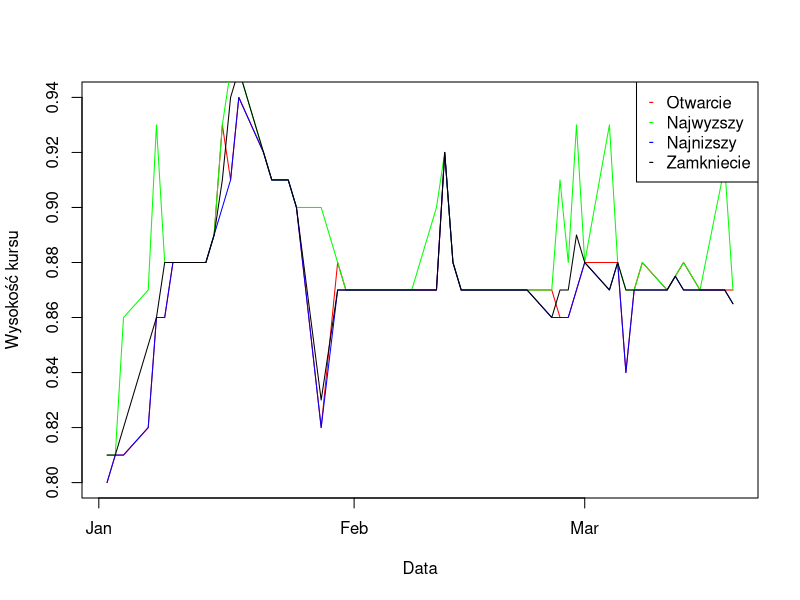
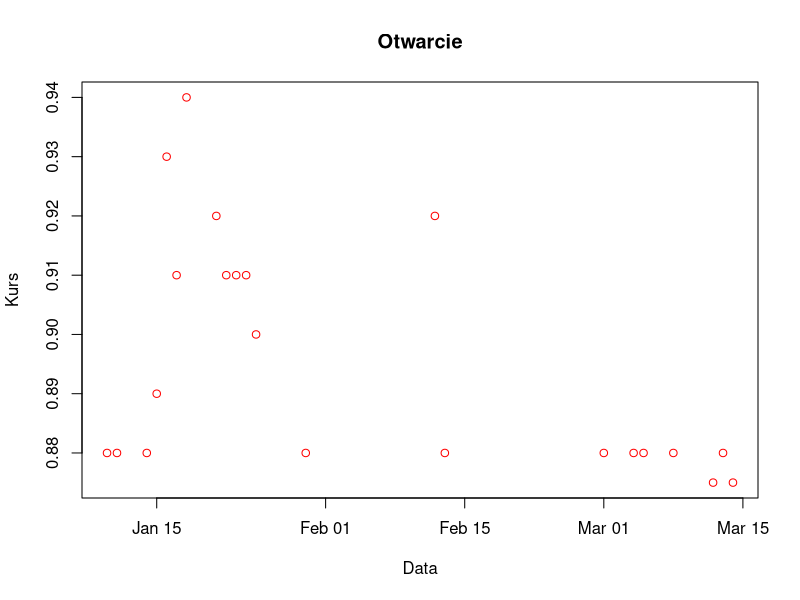
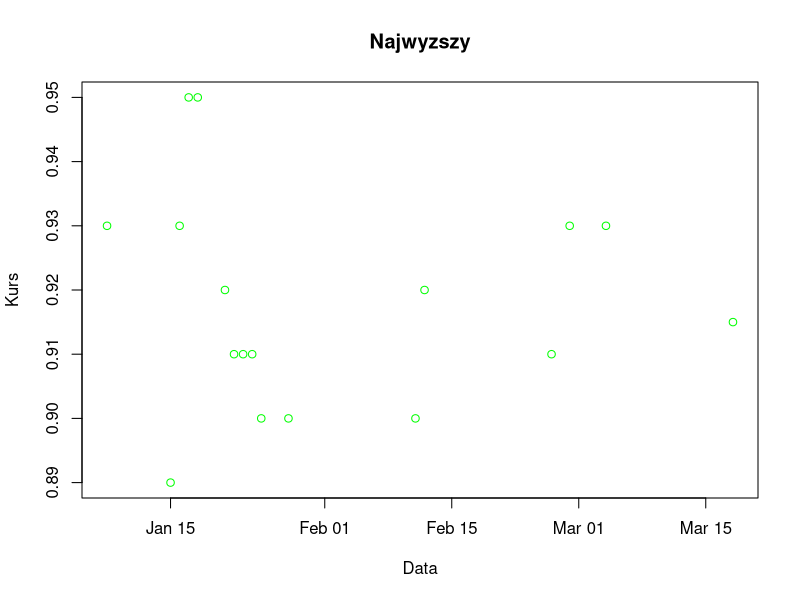
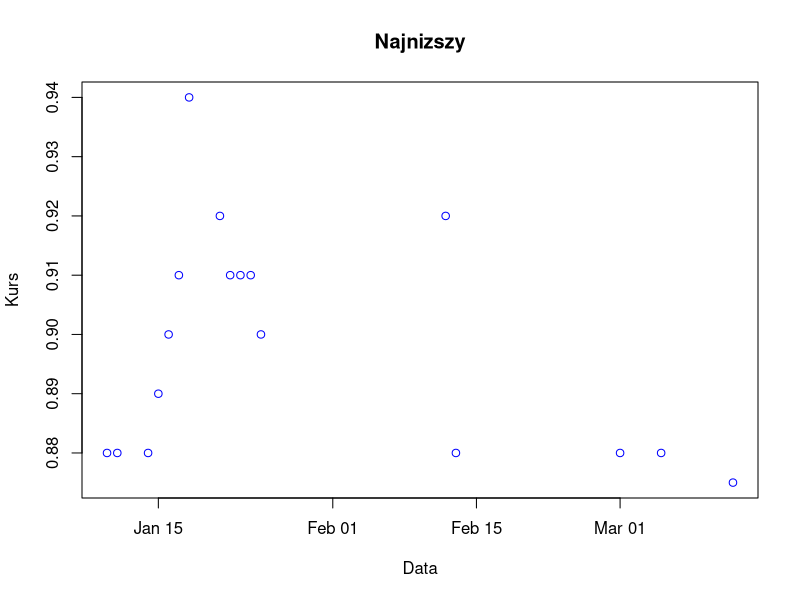
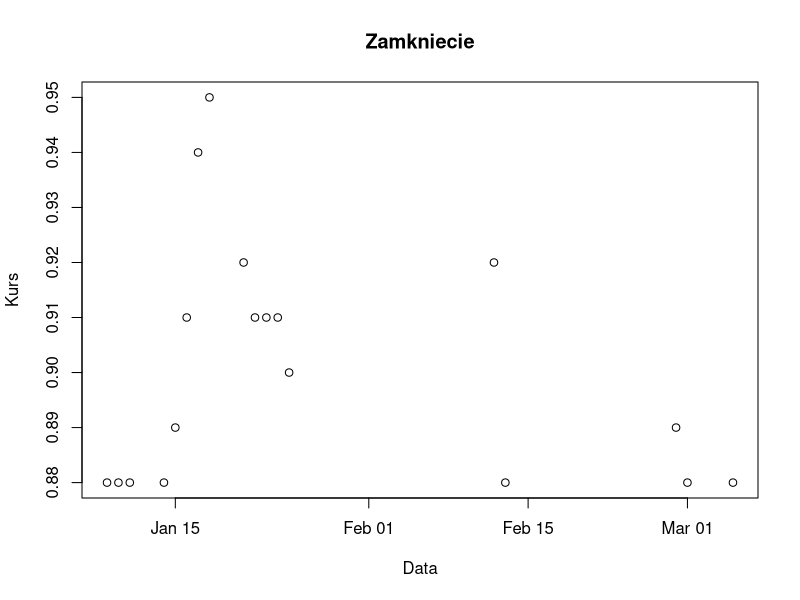
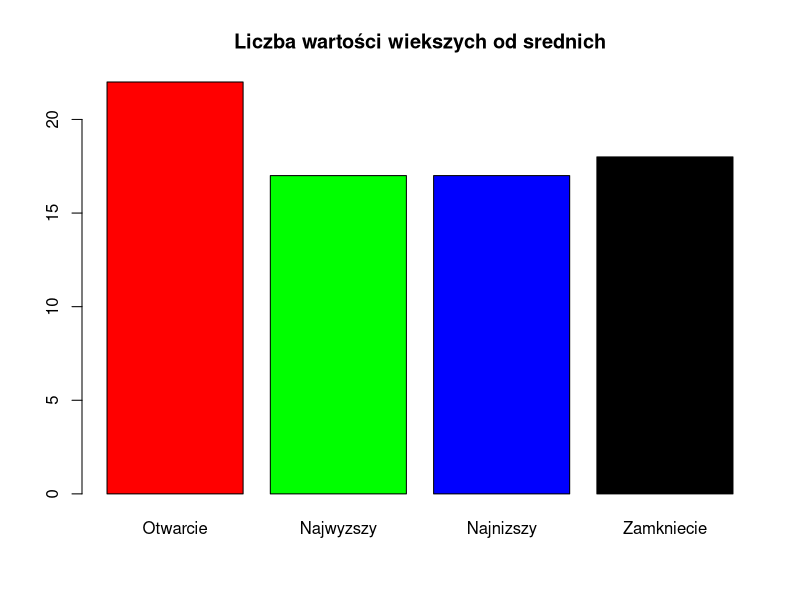

Here is the R script that generated these plots, in order:
## ---- chunk 1
knitr::opts_chunk$set(echo = TRUE)
## ---- chunk 2
setwd('~/Desktop/ts-r/cw2')
df <- read.csv("08n_d.csv")
head(df)
## ---- chunk 3
Data<-df$Data
Otwarcie<-df$Otwarcie
Najwyzszy<-df$Najwyzszy
Najnizszy<-df$Najnizszy
Zamkniecie<-df$Zamkniecie
Wolumen<-df$Wolumen
## ---- chunk 4
Data2 <- as.Date(Data, "%Y-%m-%d")
df<-cbind(df,Data2)
## ---- chunk 5
summary(df)
## ---- chunk 6
plot(Data2,Otwarcie,type = "l", col='red' ,xlab = "Data",ylab = "Wysokość kursu")
lines(Data2,Najwyzszy,type = "l", col='green', main = "Najwyzszy")
lines(Data2,Najnizszy,type = "l", col = 'blue', main = "Najnizszy")
lines(Data2,Zamkniecie,type = "l",main = "Zamkniecie")
legend("topright",c("Otwarcie","Najwyzszy","Najnizszy","Zamkniecie"),col = c("red","green","blue","black"),pch = "-")
## ---- chunk 7
sredniaotw=mean(Otwarcie)
srednianajw=mean(Najwyzszy)
srednianajn=mean(Najnizszy)
sredniazamk=mean(Zamkniecie)
## ---- chunk 8
otwarcia<-df[Otwarcie>sredniaotw,c(7,2)]
najwyzsze<-df[Najwyzszy>srednianajw,c(7,3)]
najnizsze<-df[Najnizszy>srednianajn,c(7,4)]
zamkniecia<-df[Zamkniecie>sredniazamk,c(7,5)]
## ---- chunk 9
plot(otwarcia,col="red",main ="Otwarcie",xlab="Data",ylab="Kurs")
plot(najwyzsze,col="green",main="Najwyzszy",xlab="Data",ylab="Kurs")
plot(najnizsze,col="blue",main="Najnizszy",xlab="Data",ylab="Kurs")
plot(zamkniecia,main="Zamkniecie",xlab="Data",ylab="Kurs")
## ---- chunk 10
length(otwarcia$Otwarcie)
length(najwyzsze$Najwyzszy)
length(najnizsze$Najnizszy)
length(zamkniecia$Zamkniecie)
## ---- chunk 11
w<-c(length(otwarcia$Otwarcie),length(najwyzsze$Najwyzszy), length(najnizsze$Najnizszy), length(zamkniecia$Zamkniecie))
colors=c("red","green","blue","black")
barplot(w,names = c("Otwarcie","Najwyzszy","Najnizszy","Zamkniecie"),main="Liczba wartości wiekszych od srednich",col = colors)
